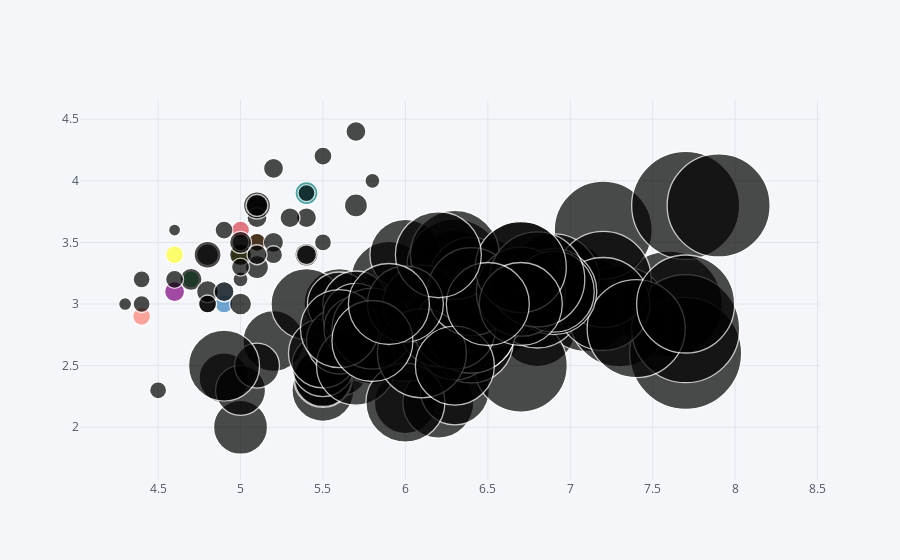

The cell this chart's notebook holds for it:
### Code cell
df.iplot(x ="sepal_length",y = "sepal_width",kind = "bubble" ,size ="petal_length",mode = "markers")
# bubble plot

### Figure 1 — Plotly figure (JSON) as saved in the notebook; plotly's stock layout.template omitted (floating-point values rounded to 4 significant figures; data arrays with more than 128 entries replaced by an {"elided": "..."} marker saying what was removed)
{"data": [{"marker": {"color": ["rgb(255, 153, 51)", "rgb(55, 128, 191)", "rgb(50, 171, 96)", "rgb(128, 0, 128)", "rgb(219, 64, 82)", "rgb(0, 128, 128)", "rgb(255, 255, 51)", "rgb(128, 128, 0)", "rgb(251, 128, 114)", "rgb(128, 177, 211)"], "line": {"width": 1.3}, "size": {"elided": "150 int values"}, "symbol": "circle"}, "mode": "markers", "text": "", "type": "scatter", "x": {"elided": "150 float values"}, "y": {"elided": "150 float values"}}], "layout": {"legend": {"bgcolor": "#F5F6F9", "font": {"color": "#4D5663"}}, "paper_bgcolor": "#F5F6F9", "plot_bgcolor": "#F5F6F9", "title": {"font": {"color": "#4D5663"}}, "xaxis": {"gridcolor": "#E1E5ED", "showgrid": true, "tickfont": {"color": "#4D5663"}, "title": {"font": {"color": "#4D5663"}, "text": ""}, "zerolinecolor": "#E1E5ED"}, "yaxis": {"gridcolor": "#E1E5ED", "showgrid": true, "tickfont": {"color": "#4D5663"}, "title": {"font": {"color": "#4D5663"}, "text": ""}, "zerolinecolor": "#E1E5ED"}}}
